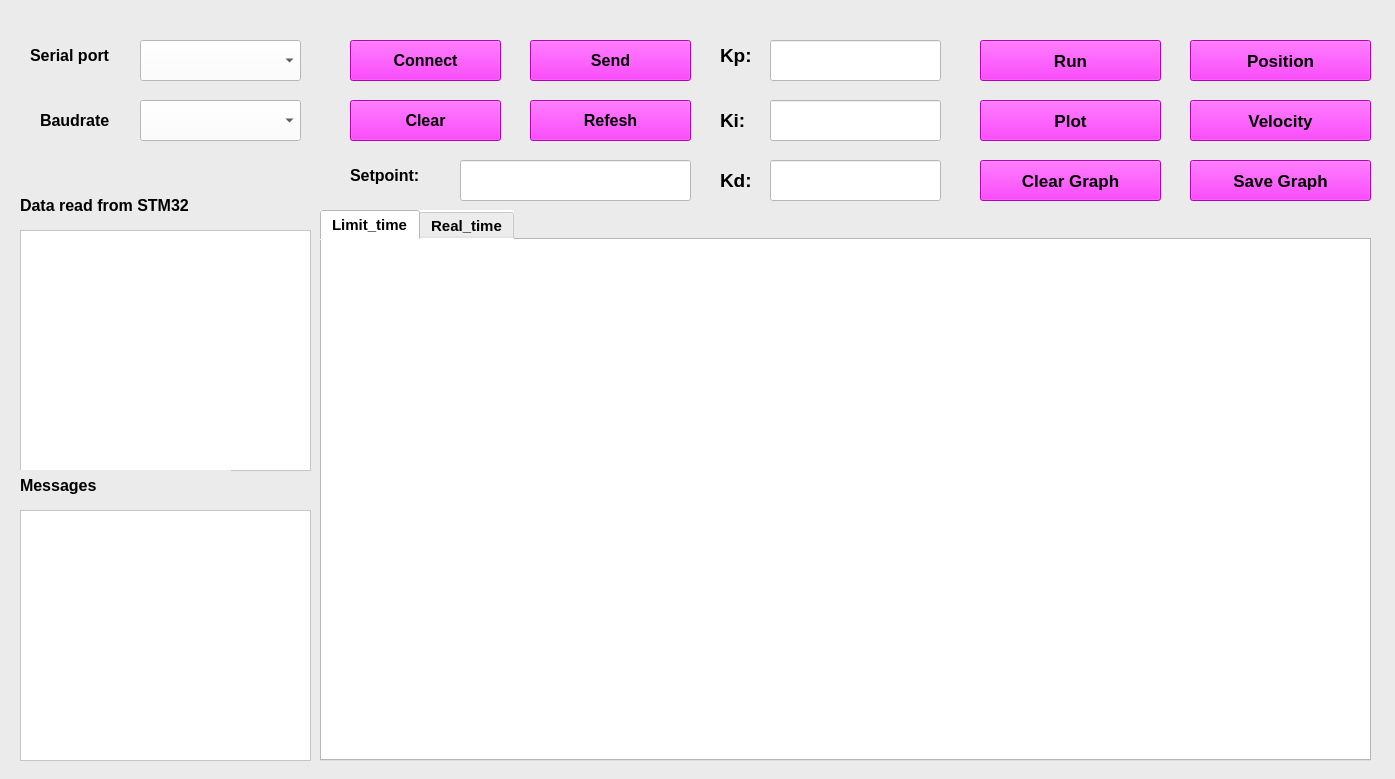
<?xml version="1.0" encoding="UTF-8"?>
<ui version="4.0">
 <class>MainWindow</class>
 <widget class="QMainWindow" name="MainWindow">
  <property name="geometry">
   <rect>
    <x>0</x>
    <y>0</y>
    <width>1395</width>
    <height>779</height>
   </rect>
  </property>
  <property name="windowTitle">
   <string>MainWindow</string>
  </property>
  <property name="styleSheet">
   <string notr="true">background-color: rgb(170, 255, 255);
background-color: rgb(235, 235, 235);
color: rgb(0, 0, 0);
</string>
  </property>
  <widget class="QWidget" name="centralwidget">
   <widget class="QComboBox" name="port_cb">
    <property name="geometry">
     <rect>
      <x>140</x>
      <y>40</y>
      <width>161</width>
      <height>41</height>
     </rect>
    </property>
    <property name="font">
     <font>
      <pointsize>11</pointsize>
     </font>
    </property>
    <property name="styleSheet">
     <string notr="true">background-color: rgb(255, 255, 255);
color: rgb(0, 0, 0);</string>
    </property>
   </widget>
   <widget class="QComboBox" name="baud_cb">
    <property name="geometry">
     <rect>
      <x>140</x>
      <y>100</y>
      <width>161</width>
      <height>41</height>
     </rect>
    </property>
    <property name="font">
     <font>
      <pointsize>11</pointsize>
     </font>
    </property>
    <property name="styleSheet">
     <string notr="true">background-color: rgb(255, 255, 255);
color: rgb(0, 0, 0);</string>
    </property>
   </widget>
   <widget class="QPushButton" name="connect_but">
    <property name="geometry">
     <rect>
      <x>350</x>
      <y>40</y>
      <width>151</width>
      <height>41</height>
     </rect>
    </property>
    <property name="font">
     <font>
      <pointsize>12</pointsize>
      <bold>true</bold>
     </font>
    </property>
    <property name="styleSheet">
     <string notr="true">background-color: rgb(255, 0, 255);
color: rgb(0, 0, 0);</string>
    </property>
    <property name="text">
     <string>Connect</string>
    </property>
   </widget>
   <widget class="QPushButton" name="clear_but">
    <property name="geometry">
     <rect>
      <x>350</x>
      <y>100</y>
      <width>151</width>
      <height>41</height>
     </rect>
    </property>
    <property name="font">
     <font>
      <pointsize>12</pointsize>
      <bold>true</bold>
     </font>
    </property>
    <property name="styleSheet">
     <string notr="true">background-color: rgb(255, 0, 255);

color: rgb(0, 0, 0);</string>
    </property>
    <property name="text">
     <string>Clear</string>
    </property>
   </widget>
   <widget class="QPushButton" name="send_but">
    <property name="geometry">
     <rect>
      <x>530</x>
      <y>40</y>
      <width>161</width>
      <height>41</height>
     </rect>
    </property>
    <property name="font">
     <font>
      <pointsize>12</pointsize>
      <bold>true</bold>
     </font>
    </property>
    <property name="styleSheet">
     <string notr="true">background-color: rgb(255, 0, 255);

color: rgb(0, 0, 0);</string>
    </property>
    <property name="text">
     <string>Send</string>
    </property>
   </widget>
   <widget class="QPushButton" name="refesh_but">
    <property name="geometry">
     <rect>
      <x>530</x>
      <y>100</y>
      <width>161</width>
      <height>41</height>
     </rect>
    </property>
    <property name="font">
     <font>
      <pointsize>12</pointsize>
      <bold>true</bold>
     </font>
    </property>
    <property name="styleSheet">
     <string notr="true">background-color: rgb(255, 0, 255);

color: rgb(0, 0, 0);</string>
    </property>
    <property name="text">
     <string>Refesh</string>
    </property>
   </widget>
   <widget class="QPushButton" name="position_but">
    <property name="geometry">
     <rect>
      <x>1190</x>
      <y>40</y>
      <width>181</width>
      <height>41</height>
     </rect>
    </property>
    <property name="font">
     <font>
      <pointsize>13</pointsize>
      <bold>true</bold>
     </font>
    </property>
    <property name="styleSheet">
     <string notr="true">background-color: rgb(255, 0, 255);
color: rgb(0, 0, 0);</string>
    </property>
    <property name="text">
     <string>Position</string>
    </property>
   </widget>
   <widget class="QPushButton" name="velocity_but">
    <property name="geometry">
     <rect>
      <x>1190</x>
      <y>100</y>
      <width>181</width>
      <height>41</height>
     </rect>
    </property>
    <property name="font">
     <font>
      <pointsize>13</pointsize>
      <bold>true</bold>
     </font>
    </property>
    <property name="styleSheet">
     <string notr="true">background-color: rgb(255, 0, 255);

color: rgb(0, 0, 0);</string>
    </property>
    <property name="text">
     <string>Velocity</string>
    </property>
   </widget>
   <widget class="QPushButton" name="run_but">
    <property name="geometry">
     <rect>
      <x>980</x>
      <y>40</y>
      <width>181</width>
      <height>41</height>
     </rect>
    </property>
    <property name="font">
     <font>
      <pointsize>13</pointsize>
      <bold>true</bold>
     </font>
    </property>
    <property name="styleSheet">
     <string notr="true">background-color: rgb(255, 0, 255);
color: rgb(0, 0, 0);</string>
    </property>
    <property name="text">
     <string>Run</string>
    </property>
   </widget>
   <widget class="QPushButton" name="plot_but">
    <property name="geometry">
     <rect>
      <x>980</x>
      <y>100</y>
      <width>181</width>
      <height>41</height>
     </rect>
    </property>
    <property name="font">
     <font>
      <pointsize>13</pointsize>
      <bold>true</bold>
     </font>
    </property>
    <property name="styleSheet">
     <string notr="true">background-color: rgb(255, 0, 255);
color: rgb(0, 0, 0);</string>
    </property>
    <property name="text">
     <string>Plot</string>
    </property>
   </widget>
   <widget class="QLabel" name="label">
    <property name="geometry">
     <rect>
      <x>30</x>
      <y>30</y>
      <width>101</width>
      <height>51</height>
     </rect>
    </property>
    <property name="font">
     <font>
      <pointsize>12</pointsize>
      <italic>false</italic>
      <bold>true</bold>
     </font>
    </property>
    <property name="styleSheet">
     <string notr="true">color: rgb(0, 0, 0);

gridline-color: rgb(0, 0, 0);</string>
    </property>
    <property name="text">
     <string>Serial port</string>
    </property>
   </widget>
   <widget class="QLabel" name="label_2">
    <property name="geometry">
     <rect>
      <x>40</x>
      <y>100</y>
      <width>91</width>
      <height>41</height>
     </rect>
    </property>
    <property name="font">
     <font>
      <pointsize>12</pointsize>
      <italic>false</italic>
      <bold>true</bold>
     </font>
    </property>
    <property name="styleSheet">
     <string notr="true">color: rgb(0, 0, 0);</string>
    </property>
    <property name="text">
     <string>Baudrate</string>
    </property>
   </widget>
   <widget class="QLabel" name="label_3">
    <property name="geometry">
     <rect>
      <x>720</x>
      <y>40</y>
      <width>41</width>
      <height>31</height>
     </rect>
    </property>
    <property name="font">
     <font>
      <pointsize>14</pointsize>
      <bold>true</bold>
     </font>
    </property>
    <property name="styleSheet">
     <string notr="true">color: rgb(0, 0, 0);</string>
    </property>
    <property name="text">
     <string>Kp:</string>
    </property>
   </widget>
   <widget class="QLabel" name="label_4">
    <property name="geometry">
     <rect>
      <x>720</x>
      <y>110</y>
      <width>31</width>
      <height>20</height>
     </rect>
    </property>
    <property name="font">
     <font>
      <pointsize>14</pointsize>
      <bold>true</bold>
     </font>
    </property>
    <property name="styleSheet">
     <string notr="true">color: rgb(0, 0, 0);</string>
    </property>
    <property name="text">
     <string>Ki:</string>
    </property>
   </widget>
   <widget class="QLabel" name="label_5">
    <property name="geometry">
     <rect>
      <x>720</x>
      <y>170</y>
      <width>41</width>
      <height>20</height>
     </rect>
    </property>
    <property name="font">
     <font>
      <pointsize>14</pointsize>
      <bold>true</bold>
     </font>
    </property>
    <property name="styleSheet">
     <string notr="true">color: rgb(0, 0, 0);</string>
    </property>
    <property name="text">
     <string>Kd:</string>
    </property>
   </widget>
   <widget class="QLabel" name="label_6">
    <property name="geometry">
     <rect>
      <x>350</x>
      <y>150</y>
      <width>91</width>
      <height>51</height>
     </rect>
    </property>
    <property name="font">
     <font>
      <pointsize>12</pointsize>
      <bold>true</bold>
     </font>
    </property>
    <property name="styleSheet">
     <string notr="true">color: rgb(0, 0, 0);</string>
    </property>
    <property name="text">
     <string>Setpoint:</string>
    </property>
   </widget>
   <widget class="QTabWidget" name="Real_time">
    <property name="geometry">
     <rect>
      <x>320</x>
      <y>210</y>
      <width>1051</width>
      <height>551</height>
     </rect>
    </property>
    <property name="font">
     <font>
      <pointsize>11</pointsize>
      <bold>true</bold>
     </font>
    </property>
    <property name="toolTipDuration">
     <number>-1</number>
    </property>
    <property name="whatsThis">
     <string>&lt;html&gt;&lt;head/&gt;&lt;body&gt;&lt;p&gt;a&lt;/p&gt;&lt;/body&gt;&lt;/html&gt;</string>
    </property>
    <property name="styleSheet">
     <string notr="true">background-color: rgb(255, 255, 255);
color: rgb(0, 0, 0);</string>
    </property>
    <property name="currentIndex">
     <number>0</number>
    </property>
    <widget class="QWidget" name="Limit_tab">
     <property name="toolTipDuration">
      <number>0</number>
     </property>
     <attribute name="title">
      <string>Limit_time</string>
     </attribute>
     <widget class="QCustomPlot" name="graph1" native="true">
      <property name="geometry">
       <rect>
        <x>10</x>
        <y>9</y>
        <width>1021</width>
        <height>491</height>
       </rect>
      </property>
     </widget>
    </widget>
    <widget class="QWidget" name="Real_tab">
     <attribute name="title">
      <string>Real_time</string>
     </attribute>
     <widget class="QCustomPlot" name="graph2" native="true">
      <property name="geometry">
       <rect>
        <x>10</x>
        <y>9</y>
        <width>1031</width>
        <height>491</height>
       </rect>
      </property>
     </widget>
    </widget>
   </widget>
   <widget class="QTextEdit" name="dataRead_text">
    <property name="geometry">
     <rect>
      <x>20</x>
      <y>230</y>
      <width>291</width>
      <height>241</height>
     </rect>
    </property>
    <property name="styleSheet">
     <string notr="true">background-color: rgb(255, 255, 255);
color: rgb(0, 0, 0);</string>
    </property>
   </widget>
   <widget class="QTextEdit" name="message_text">
    <property name="geometry">
     <rect>
      <x>20</x>
      <y>510</y>
      <width>291</width>
      <height>251</height>
     </rect>
    </property>
    <property name="styleSheet">
     <string notr="true">background-color: rgb(255, 255, 255);
color: rgb(0, 0, 0);</string>
    </property>
   </widget>
   <widget class="QLabel" name="label_7">
    <property name="geometry">
     <rect>
      <x>20</x>
      <y>190</y>
      <width>281</width>
      <height>31</height>
     </rect>
    </property>
    <property name="font">
     <font>
      <pointsize>12</pointsize>
      <bold>true</bold>
     </font>
    </property>
    <property name="styleSheet">
     <string notr="true">color: rgb(0, 0, 0);
gridline-color: rgb(0, 0, 0);</string>
    </property>
    <property name="text">
     <string>Data read from STM32</string>
    </property>
   </widget>
   <widget class="QLabel" name="label_8">
    <property name="geometry">
     <rect>
      <x>20</x>
      <y>470</y>
      <width>211</width>
      <height>31</height>
     </rect>
    </property>
    <property name="font">
     <font>
      <pointsize>12</pointsize>
      <bold>true</bold>
     </font>
    </property>
    <property name="styleSheet">
     <string notr="true">color: rgb(0, 0, 0);</string>
    </property>
    <property name="text">
     <string>Messages</string>
    </property>
   </widget>
   <widget class="QLineEdit" name="Kp_txt">
    <property name="geometry">
     <rect>
      <x>770</x>
      <y>40</y>
      <width>171</width>
      <height>41</height>
     </rect>
    </property>
    <property name="styleSheet">
     <string notr="true">background-color: rgb(255, 255, 255);
color: rgb(8, 8, 8);</string>
    </property>
   </widget>
   <widget class="QLineEdit" name="Ki_txt">
    <property name="geometry">
     <rect>
      <x>770</x>
      <y>100</y>
      <width>171</width>
      <height>41</height>
     </rect>
    </property>
    <property name="styleSheet">
     <string notr="true">background-color: rgb(255, 255, 255);
color: rgb(16, 16, 16);</string>
    </property>
   </widget>
   <widget class="QLineEdit" name="Kd_txt">
    <property name="geometry">
     <rect>
      <x>770</x>
      <y>160</y>
      <width>171</width>
      <height>41</height>
     </rect>
    </property>
    <property name="styleSheet">
     <string notr="true">color: rgb(12, 12, 12);
background-color: rgb(255, 255, 255);</string>
    </property>
   </widget>
   <widget class="QLineEdit" name="Setpoint_txt">
    <property name="geometry">
     <rect>
      <x>460</x>
      <y>160</y>
      <width>231</width>
      <height>41</height>
     </rect>
    </property>
    <property name="styleSheet">
     <string notr="true">color: rgb(7, 7, 7);
background-color: rgb(255, 255, 255);</string>
    </property>
   </widget>
   <widget class="QPushButton" name="clearGraph">
    <property name="geometry">
     <rect>
      <x>980</x>
      <y>160</y>
      <width>181</width>
      <height>41</height>
     </rect>
    </property>
    <property name="font">
     <font>
      <pointsize>13</pointsize>
      <bold>true</bold>
     </font>
    </property>
    <property name="styleSheet">
     <string notr="true">background-color: rgb(255, 0, 255);</string>
    </property>
    <property name="text">
     <string>Clear Graph</string>
    </property>
   </widget>
   <widget class="QPushButton" name="saveGraph">
    <property name="geometry">
     <rect>
      <x>1190</x>
      <y>160</y>
      <width>181</width>
      <height>41</height>
     </rect>
    </property>
    <property name="font">
     <font>
      <pointsize>13</pointsize>
      <bold>true</bold>
     </font>
    </property>
    <property name="styleSheet">
     <string notr="true">background-color: rgb(255, 0, 255);</string>
    </property>
    <property name="text">
     <string>Save Graph</string>
    </property>
   </widget>
  </widget>
 </widget>
 <customwidgets>
  <customwidget>
   <class>QCustomPlot</class>
   <extends>QWidget</extends>
   <header>qcustomplot.h</header>
   <container>1</container>
  </customwidget>
 </customwidgets>
 <resources/>
 <connections/>
</ui>
